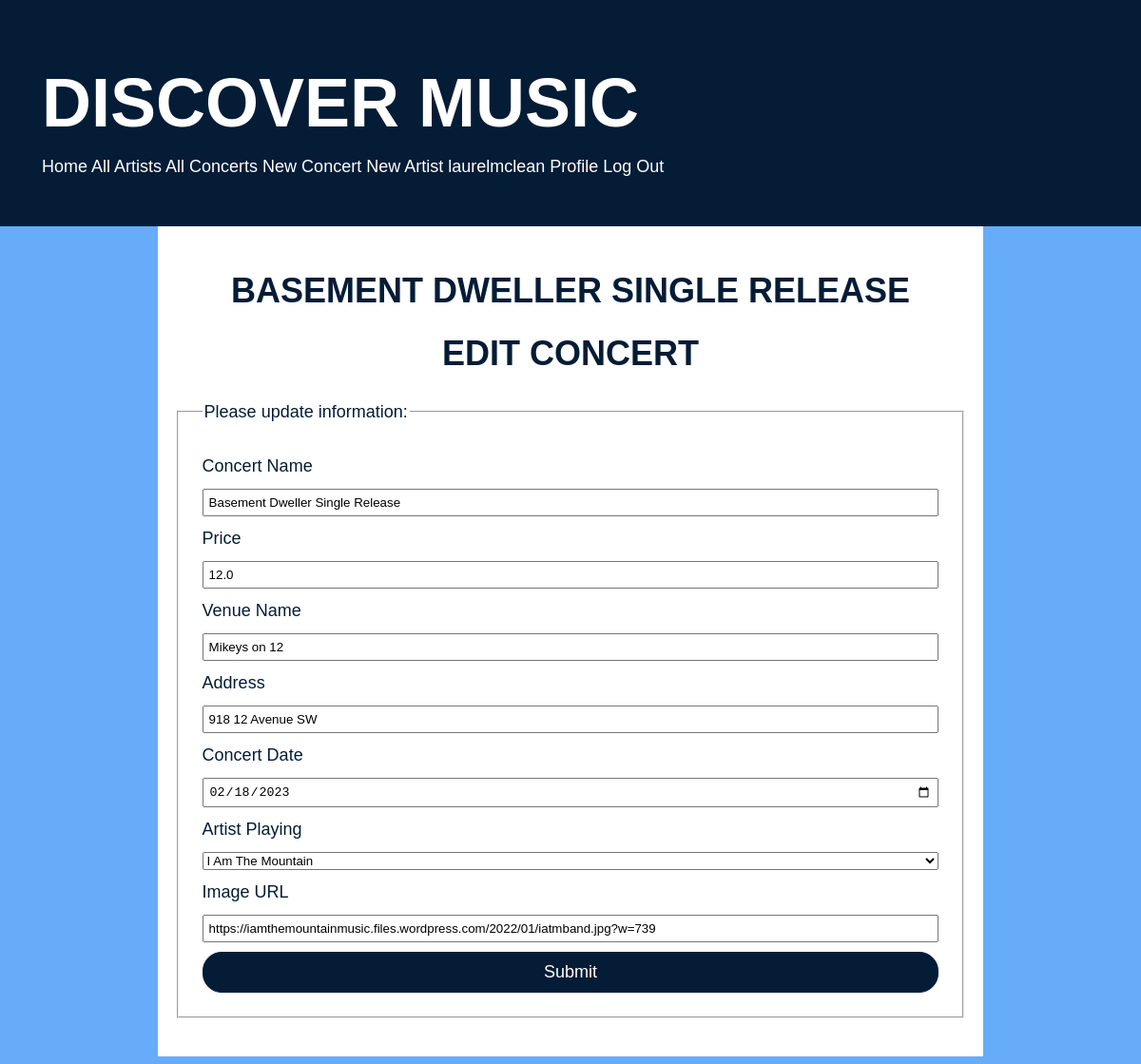
Screenshot of /concert/1/edit (signed in) with the database file from the repository.
### concert_app/models.py (models this page shows, shortened)
class User(UserMixin, db.Model):
    id = db.Column(db.Integer, primary_key=True)
    username = db.Column(db.String(80), nullable=False, unique=True)
    password = db.Column(db.String(80), nullable=False)
    attending = db.relationship(
        'Concert', secondary='user_concert', back_populates='guests_attending')
    favourites = db.relationship(
        'Artist', secondary='user_artist', back_populates='fans')

class Concert(db.Model):
    id = db.Column(db.Integer, primary_key=True)
    image = db.Column(URLType)
    name = db.Column(db.String(80), nullable=False)
    price = db.Column(db.Float(precision=2), nullable=False)
    venue = db.Column(db.String(80), nullable=False)
    address = db.Column(db.String(80), nullable=False)
    date = db.Column(db.Date)
    artist_id = db.Column(
        db.Integer, db.ForeignKey('artist.id'), nullable=False)
    artist_playing = db.relationship('Artist', back_populates='upcoming_concerts')
    guests_attending = db.relationship(
        'User', secondary='user_concert', back_populates='attending')

### concert_app/main/routes.py (the view)
@main.route('/concert/<concert_id>/edit', methods=['GET', 'POST'])
@login_required
def edit_concert(concert_id):
    concert = Concert.query.get(concert_id)
    form = ConcertForm(obj=concert)
    if form.validate_on_submit():
        form.populate_obj(concert)
        db.session.add(concert)
        db.session.commit()
        flash('Concert was updated successfully')
        return redirect(url_for('main.concert_detail', concert_id=concert.id))
    concert = Concert.query.get(concert_id)
    return render_template('edit_concert.html', concert=concert, form=form)

### concert_app/main/forms.py
class ConcertForm(FlaskForm):
    name = StringField('Concert Name', validators=[DataRequired()])
    image = StringField('Image URL')
    price = FloatField('Price', validators=[DataRequired()])
    venue = StringField('Venue Name', validators=[DataRequired()])
    address = StringField('Address', validators=[DataRequired()])
    date = DateField('Concert Date', validators=[DataRequired()])
    artist_playing = QuerySelectField('Artist Playing',
                                         query_factory=lambda: Artist.query, allow_blank=True)
    submit = SubmitField('Submit')

### concert_app/extensions.py (called while the page is built)
@login_manager.user_loader
def load_user(user_id):
    return User.query.get(user_id)

### concert_app/models.py (called while the page is built)
    def __str__(self):
        return f'{self.name}'

### concert_app/templates/edit_concert.html (shortened to what this page needs)
{% extends 'base.html' %}
{% block content %}
<h2>{{ concert.name }}</h2>
<h2>Edit Concert</h2>
<form method="POST" action="{{ url_for('main.edit_concert', concert_id=concert.id) }}">
    <fieldset>
        <legend>Please update information:</legend>
        {{ form.name.label }}
        {{ form.name }}
        {{ form.price.label }}
        {{ form.price }}
        {{ form.venue.label }}
        {{ form.venue }}
        {{ form.address.label }}
        {{ form.address }}
        {{ form.date.label }}
        {{ form.date }}
        {{ form.artist_playing.label }}
        {{ form.artist_playing }}
        {{ form.image.label }}
        {{ form.image }}
        {{ form.submit }}
    </fieldset>
</form>
{% endblock %}

### concert_app/templates/base.html (shortened to what this page needs)
<!DOCTYPE html>
<html>
<head>
    <link rel="stylesheet" href="/static/style.css">
</head>
<body>
    <div class="header">
        <a href="/">
            <h1>Discover Music</h1>
        </a>
        <nav>
            <a href="/">Home</a>
            <a href="/artist">All Artists</a>
            <a href="/concert">All Concerts</a>
            {% if current_user.is_authenticated %}
            <a href="/new_concert">New Concert</a>
            <a href="/new_artist">New Artist</a>
            <a href="/profile/{{current_user.username}}">{{ current_user.username }} Profile</a>
            <a href="/logout">Log Out</a>
            {% else %}
            <a href="/signup">Sign Up</a>
            <a href="/login">Log In</a>
            {% endif %}
        </nav>
    </div>
    <div id="content">
        {% block content %}{% endblock %}
    </div>
</body>
</html>

### concert_app/static/style.css (style rules this page uses)
body { background-color: #67acf8; font-size: 18px; font-family: Helvetica, sans-serif; line-height: 1.5; font-weight: 100; display: flex; flex-direction: column; align-items: center; }
#content { width: 70%; background-color: white; padding: 20px; color: #041c36; }
.header { width: 100%; height: 200px; padding: 20px; margin: 0; margin-top: -10px; background-color: #041c36; color: white }
fieldset { display: flex; flex-direction: column; margin: 20px 0; padding: 20px; }
fieldset * { margin: 5px; }
fieldset input { padding: 5px; }
h1 { color: white; text-align: left; font-family: helvetica, sans-serif; font-size: 4em; text-transform: uppercase; margin-top: 0.5em; margin-left: 0.5em; margin-bottom: 0; }
h2 { text-align: center; font-size: 2em; font-family: Helvetica, sans-serif; color: #041c36; text-transform: uppercase; line-height: 1; }
input[type=submit] { background: #041c36; color: white; border-width: 1px; border-style: solid; border-color: #041c36; border-radius: 20px; padding: 10px 14px; font-size: 18px; }
.header a { color: white; text-decoration: none; }
.header nav { margin-left: 2em; padding-right: 2em; }

### rows the page displays
User: username "laurelmclean"
Concert: name "BASEMENT DWELLER SINGLE RELEASE", name "Basement Dweller Single Release", price "12.0", venue "Mikeys on 12", address "918 12 Avenue SW", date "02/18/2023", image "https://iamthemountainmusic.files.wordpress.com/2022/01/iatmband.jpg?w=739"
